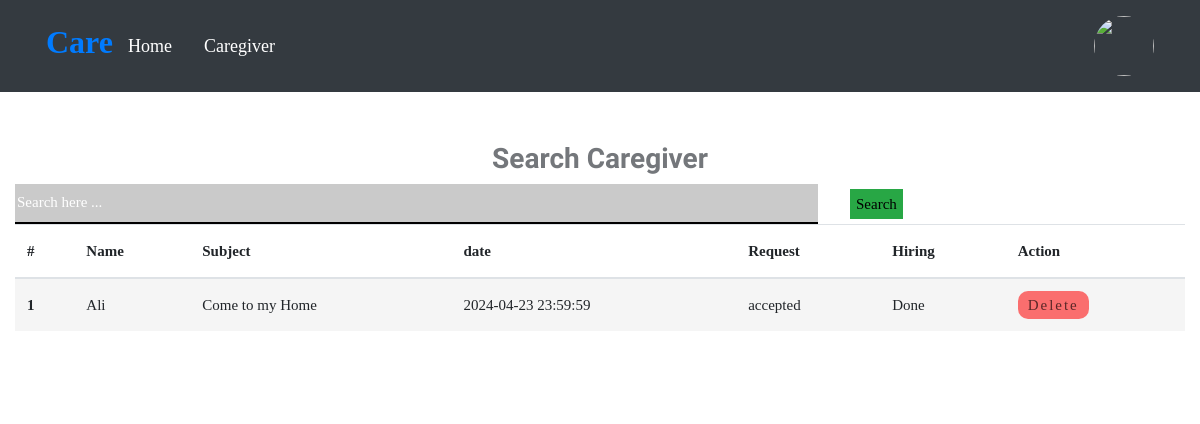
Screenshot of /care-giver.php (signed in) with the database file from the repository.
### tables this page shows
CREATE TABLE `meetings` (
  `mid` int(11) NOT NULL,
  `tid` int(11) NOT NULL,
  `gid` int(11) NOT NULL,
  `date` varchar(200) NOT NULL,
  `subject` varchar(200) NOT NULL,
  `description` varchar(500) NOT NULL,
  `accept` int(11) NOT NULL,
  `status` int(11) NOT NULL
);

CREATE TABLE `user` (
  `id` int(11) NOT NULL,
  `name` varchar(100) NOT NULL,
  `email` varchar(100) NOT NULL,
  `img` varchar(200) NOT NULL,
  `pass` varchar(100) NOT NULL,
  `role` varchar(20) NOT NULL,
  `date` datetime NOT NULL DEFAULT current_timestamp()
);

### care-giver.php (the view, shortened to what this page needs)
<?php
    include("./config/config.php");
    $id=$_SESSION['CaretakerID'];
    $search = "SELECT * FROM meetings LEFT JOIN user ON user.id = meetings.gid WHERE role='Caregiver' and tid=$id;";
?>
<!DOCTYPE html>
<html lang="en">
<head>
    <link rel="stylesheet" type="text/css" href="css/bootstrap.min.css">
    <link rel="stylesheet" type="text/css" href="css/bootstrap-slider.css">
    <link rel="stylesheet" type="text/css" href="css/jquery-ui.css">
    <link rel="stylesheet" type="text/css" href="css/layerslider.css">
    <link rel="stylesheet" type="text/css" href="css/color.css" id="color-change">
    <link rel="stylesheet" type="text/css" href="css/owl.carousel.min.css">
    <link rel="stylesheet" type="text/css" href="css/font-awesome.min.css">
    <link rel="stylesheet" type="text/css" href="fonts/flaticon/flaticon.css">
    <link rel="stylesheet" type="text/css" href="css/style.css">
    <link rel="stylesheet" href="https://cdn.jsdelivr.net/npm/swiper@11/swiper-bundle.min.css" />
</head>
<body>
    <div id="page-wrapper">
        <div class="row">
            <?php include("include/header.php"); ?>
            <div class="full-row">
                <div class="container">
                    <div>
                        <h3 class="text-center">Search Caregiver</h3>
                        <form method="post">
                            <div class="d-flex">
                            <div style="width: 70%">
                                <input type="text" name="search_query" style="background: #8080806b;
                                                            outline: none;
                                                            border: 0px;
                                                            border-bottom: 2px solid black;
                                                            width: 98%;height:40px;" placeholder="Search here ..." />
                            </div>
                            <div class="d-flex justify-content-evenly align-items-center" style="width: 30%; height:40px">
                                <button name="search" class="ml-3 bg-success">Search</button>
                            </div>
                        </div>
                           </form>
                        <table class="table table-striped">
                            <thead>
                                <tr>
                                    <th scope="col">#</th>
                                    <th scope="col">Name</th>
                                    <th scope="col">Subject</th>
                                    <th scope="col">date</th>
                                    <th scope="col">Request</th>
                                    <th scope="col">Hiring</th>
                                    <th scope="col">Action</th>
                                </tr>
                            </thead>
                            <tbody>
                                <?php
                                $count=0;
                                $result = mysqli_query($con,$search);
                             while ($rows_= mysqli_fetch_assoc($result)) {
                              $count=$count + 1;
                                ?>
                                <tr>
                                    <th><?php echo $count ;?></th>
                                    <td><?php echo $rows_['name'] ;?></td>
                                    <td><?php echo $rows_['subject'] ;?></td>
                                    <td><?php echo $rows_['date'] ;?></td>
                                    <td><?php if((int)$rows_['accept']===1){
                                        echo "accepted";
                                    }else{
                                        echo "Pending";
                                    }?></td>
                                    <td><?php if((int)$rows_['status']===1){
                                        echo "Done";
                                    }else{
                                        echo "Pending";
                                    }?></td>
                                    <td>
                                        <a href="delete-request.php?mid=<?php echo $rows_['mid']; ?>">
                                            <button class="btncls">delete</button>
                                </a>
                                </td>
                                </tr>
                                <?php }  ?>
                            </tbody>
                        </table>
                    </div>
                </div>
            </div>
        </div>
    </div>
</body>
</html>

### css/color.css (style rules this page uses)
:root { --theme-ordinary-color: #74777b; }
:root { --theme-primary-color: #17c788; }
:root { --theme-secondary-color: #0d1432; }
:root { --theme-white-color: #fff; }
:root { --theme-light-color: #f8f8f8; }
:root { --theme-gray-color: #f5f5f5; }
:root { --theme-footer-color: #091b4b; }
:root { --theme-dark-color: #091b4b; }
:root { --text-light-color: #a3a7af; }
:root { --theme-primary-opacity-color: rgba(11, 191, 141, .8); }
:root { --theme-secondary-opacity-color: rgba(13,20,50,0.7); }
:root { --theme-white-opacity-color: rgba(255, 255, 255, 0.3); }
:root { --theme-dark-opacity-color: rgba(0, 0, 0, 0.5); }
:root { --theme-ordinary-font: 'Muli', sans-serif; }
:root { --theme-highlight-font: 'Comfortaa', cursive; }

### css/style.css (style rules this page uses)
.container, .container-fluid { transition: all 0.6s ease 0s; -moz-transition: all 0.6s ease 0s; -webkit-transition: all 0.6s ease 0s; -o-transition: all 0.6s ease 0s; }
#page-wrapper { padding-left: 15px; padding-right: 15px; background-color: #fff; overflow: hidden !important; position: relative; }
.text-ordinary, a.text-ordinary, .text-ordinary a, body, .dropdown-item, .footer-widget li a, .text-ordinary .jslider .jslider-label, .breadcrumb-item > a, .list-text-white a.dropdown-item { color: var(--theme-ordinary-color); }
.table-striped tbody tr:nth-of-type(2n + 1) { background-color: var(--theme-gray-color); }
.transation-3s, .transation-3s:hover, .hover-zoomer img, .hover-bg-white, a, a:hover, .btn, .btn:hover, .radio-check label, .message-list li .message-action, .timeline-item .circle, .timeline-item .date-time, .clip-item .fa-times { -moz-transition: all 300ms ease-in-out 0s; -webkit-transition: all 300ms ease-in-out 0s; -o-transition: all 300ms ease-in-out 0s; -ms-transition: all 300ms ease-in-out 0s; transition: all 300ms ease-in-out 0s; }
body { font-family: var(--theme-ordinary-font); font-size: 15px; line-height: 28px; }
h1, .h1, h2, .h2, h3, .h3, h4, .h4, h5, .h5, h6, .h6 { font-family: var(--theme-highlight-font); font-weight: 700; }
a, a:hover, .btn-link, .btn-link:hover { text-decoration: none; cousor: pointer; }
button, button:focus { border: none; outline: none; }
.full-row { position: relative; width: 100%; padding: 50px 0; }
::placeholder { font: var(--theme-ordinary-font); font-size: 15px; font-weight: 400; color: #fff; }
table td, table th { border: none; padding: 10px 15px; }

### care-giver.php (style rules this page uses)
.btncls { background-color: #ff00008c; letter-spacing: 2px; text-transform: capitalize; color: #000000a3; border-radius: 10px; padding: 0px 10px; }

### include/header.php (style rules this page uses)
* { font-family: "gilroy-semibold, Sans-serif"; }

### rows the page displays
meetings: user.name "Ali", subject "Come to my Home", user.date "2024-04-23 23:59:59", accept "accepted", status "Done"
